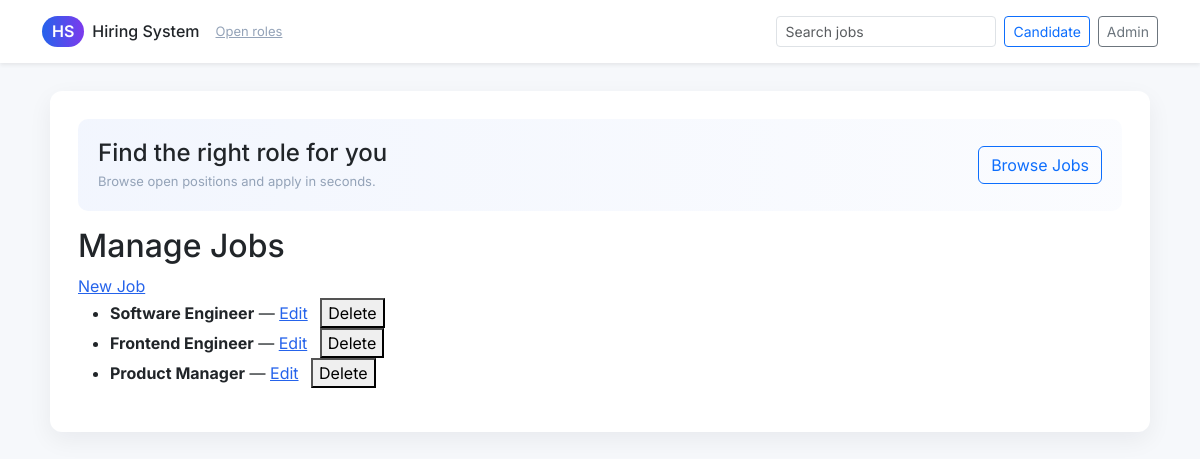
The page /admin/jobs (signed in) on the database its author committed.
### models.py (models this page shows)
class Job(Base):
    __tablename__ = 'jobs'
    id = Column(Integer, primary_key=True)
    title = Column(String(255), nullable=False)
    description = Column(Text)
    location = Column(String(255))
    responsibilities = Column(JSON, nullable=True)  # JSON list
    qualifications = Column(JSON, nullable=True)    # JSON list
    created_at = Column(DateTime(timezone=True), server_default=func.now())

### app.py (the view)
@app.route('/admin/jobs')
@admin_required
def admin_jobs():
    session = SessionLocal()
    jobs = session.query(Job).all()
    out = [{'id': j.id, 'title': j.title, 'description': j.description, 'location': j.location} for j in jobs]
    return render_template('admin_jobs.html', jobs=out)

### auth.py (called while the page is built)
def verify_token(token: str) -> dict:
    try:
        data = jwt.decode(token, JWT_SECRET, algorithms=['HS256'])
        return data
    except Exception:
        return None

def admin_required(f):
    @wraps(f)
    def decorated(*args, **kwargs):
        token = request.cookies.get('token')
        if not token:
            return redirect('/admin/login')
        data = verify_token(token)
        if not data:
            return redirect('/admin/login')
        return f(*args, **kwargs)
    return decorated

### templates/admin_jobs.html
{% extends 'base.html' %}
{% block content %}
  <h2>Manage Jobs</h2>
  <a href="/admin/jobs/new">New Job</a>
  <ul>
  {% for job in jobs %}
    <li>
      <strong>{{ job.title }}</strong> — <a href="/admin/jobs/{{ job.id }}/edit">Edit</a>
      <form action="/admin/jobs/{{ job.id }}/delete" method="post" style="display:inline; margin-left:8px">
        <button type="submit" onclick="return confirm('Delete?')">Delete</button>
      </form>
    </li>
  {% else %}
    <li>No jobs.</li>
  {% endfor %}
  </ul>
{% endblock %}

### templates/base.html (style rules this page uses)
:root { --brand: #2563eb; --muted: #6b7280; }
body { font-family: Inter, system-ui, -apple-system, "Segoe UI", Roboto, "Helvetica Neue", Arial; background: #f6f8fb; }
a { color: var(--brand) }

### rows shown on the page
Job: title "Software Engineer"
Job: title "Frontend Engineer"
Job: title "Product Manager"
